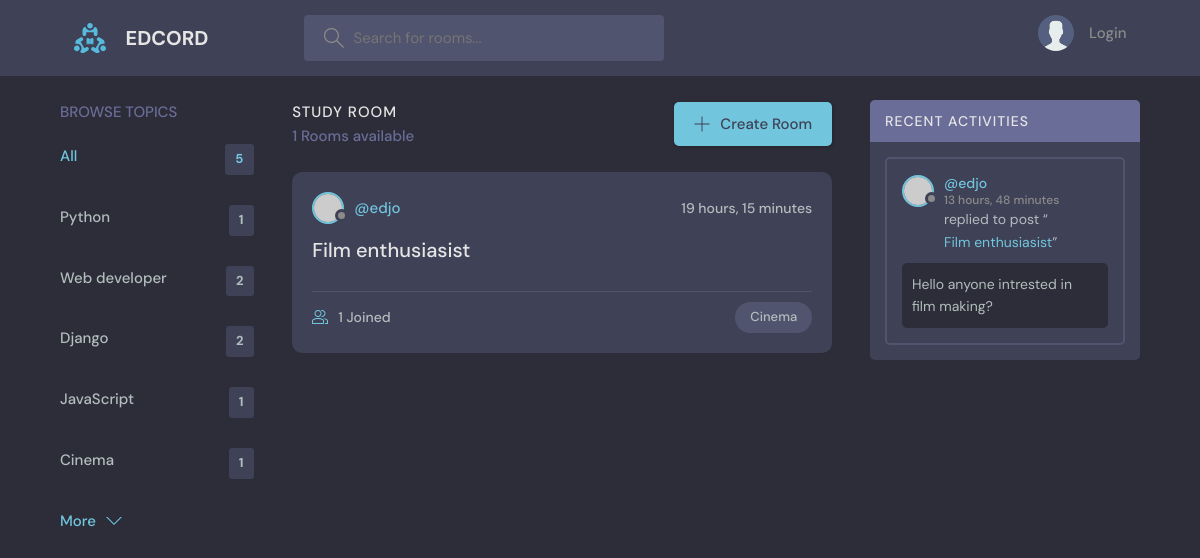
/?q=Cinema, run on an earlier commit of the app's database.
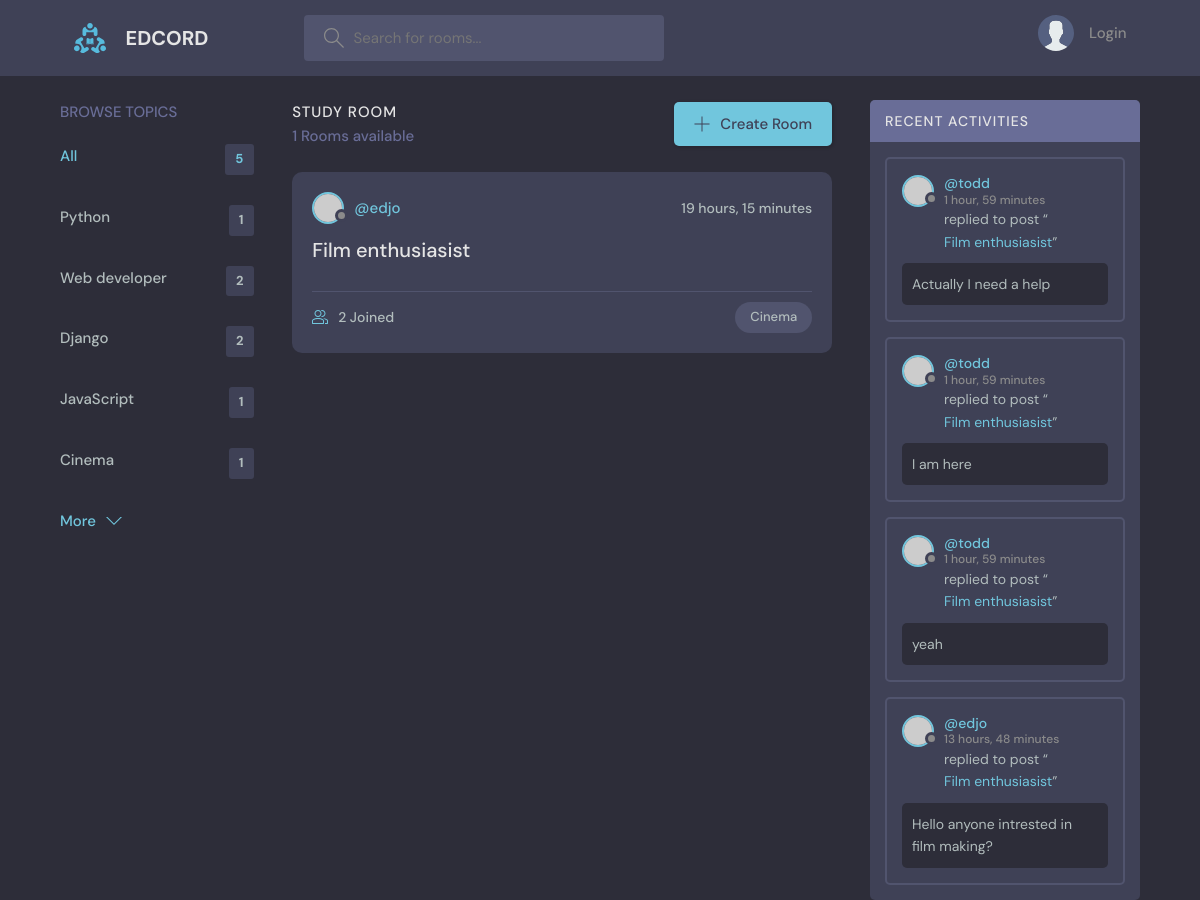
And on a later commit of the database.
### base/models.py (models this page shows, shortened)
class Topic(models.Model):
    name=models.CharField(max_length=200)

class Room(models.Model):
    host=models.ForeignKey(User,on_delete=SET_NULL,null=True)
    topic=models.ForeignKey(Topic,on_delete=CASCADE,null=True)
    name=models.CharField(max_length=200)
    description=models.TextField(null=True,blank=True)
    participants=models.ManyToManyField(User,related_name='participants',blank=True)
    updated=models.DateTimeField(auto_now=True)
    created=models.DateTimeField(auto_now_add=True)
    def __str__(self):
        return self.name
    class Meta:
        ordering=['-updated','-created']

class Message(models.Model):
    user=models.ForeignKey(User,on_delete=CASCADE)
    room=models.ForeignKey(Room,on_delete=CASCADE)
    body=models.TextField()
    updated=models.DateTimeField(auto_now=True)
    created=models.DateTimeField(auto_now_add=True)
    class Meta:
        ordering=['-updated','-created']
    def __str__(self):
        return self.body[0:50]

### base/views.py (the view)
# urls.py: path('',views.home,name='home'),
def home(request):
    q = request.GET.get('q') if request.GET.get('q') != None else ''
    rooms = Room.objects.filter(
        Q(topic__name__icontains=q) |
        Q(name__icontains=q) |
        Q(description__icontains=q)
    )
    room_messages = Message.objects.filter(Q(room__topic__name__icontains=q)
                                           )
    room_count = rooms.count()
    topics = Topic.objects.all()[0:5]
    context = {'rooms': rooms, 'topics': topics,
               'room_count': room_count, 'room_messages': room_messages}
    return render(request, 'base/home.html', context)

### base/templates/base/home.html (shortened to what this page needs)
{% extends 'main.html' %}
{% block content %}
<main class="layout layout--3">
  <div class="container">
    {% include 'base/topic_component.html' %}
    <div class="roomList">
      <div class="roomList__header">
        <div>
          <h2>Study Room</h2>
          <p>{{room_count}} Rooms available</p>
        </div>
        <a class="btn btn--main" href="{% url 'create-room' %}">
          <svg
            version="1.1"
            xmlns="http://www.w3.org/2000/svg"
            width="32"
            height="32"
            viewBox="0 0 32 32"
          >
            <title>add</title>
            <path
              d="M16.943 0.943h-1.885v14.115h-14.115v1.885h14.115v14.115h1.885v-14.115h14.115v-1.885h-14.115v-14.115z"
            ></path>
          </svg>
          Create Room
        </a>
      </div>
      {% include 'base/feed_component.html' %}
    </div>
      {% include 'base/activity_component.html' %}
    </div>
</main>
{% endblock %}

### base/templates/base/topic_component.html
    <div class="topics">
      <div class="topics__header">
        <h2>Browse Topics</h2>
      </div>
      <ul class="topics__list">
        <li>
          <a href="{% url 'home' %}" class="active">All <span>{{topics.count}}</span></a>
        </li>
        {% for topic in topics%}
        <li>
          <a href="{% url 'home' %}?q={{topic.name}}">{{topic.name}} <span>{{topic.room_set.all.count}}</span></a>
        </li>
        {% endfor %}
      </ul>
      <a class="btn btn--link" href="{% url 'topics' %}">
        More
        <svg
          version="1.1"
          xmlns="http://www.w3.org/2000/svg"
          width="32"
          height="32"
          viewBox="0 0 32 32"
        >
          <title>chevron-down</title>
          <path d="M16 21l-13-13h-3l16 16 16-16h-3l-13 13z"></path>
        </svg>
      </a>
    </div>

### base/templates/base/feed_component.html (shortened to what this page needs)
{% for room in rooms%}
<div class="roomListRoom">
  <div class="roomListRoom__header">
    <a
      href="{% url 'user-profile' room.host.id %}"
      class="roomListRoom__author"
    >
      <div class="avatar avatar--small">
        <img src="https://randomuser.me/api/portraits/women/11.jpg" />
      </div>
      <span>@{{room.host.username}}</span>
    </a>
    <div class="roomListRoom__actions">
      <span>{{room.created|timesince}}</span>
    </div>
  </div>
  <div class="roomListRoom__content">
    <a href="{% url 'room' room.id %}">{{room.name}}</a>
  </div>
  <div class="roomListRoom__meta">
    <a href="{% url 'room' room.id %}" class="roomListRoom__joined">
      {{room.participants.all.count}} Joined
    </a>
    <p class="roomListRoom__topic">{{room.topic.name}}</p>
  </div>
</div>
{% endfor %}

### base/templates/base/activity_component.html (shortened to what this page needs)
<div class="activities">
    <div class="activities__header">
      <h2>Recent Activities</h2>
    </div>
{% for message in room_messages %}
<div class="activities__box">
    <div class="activities__boxHeader roomListRoom__header">
      <a href="{% url 'user-profile' message.user.id %}" class="roomListRoom__author">
        <div class="avatar avatar--small">
          <img src="https://randomuser.me/api/portraits/women/11.jpg" />
        </div>
        <p>
          @{{message.user}}
          <span>{{message.created|timesince}}</span>
        </p>
      </a>
    </div>
    <div class="activities__boxContent">
      <p>
        replied to post “<a href="{% url 'room' message.room.id %}">{{message.room}}</a
        >”
      </p>
      <div class="activities__boxRoomContent">
        {{message.body}}
      </div>
    </div>
  </div>
{% endfor %}
</div>

What changed in the data, as far as the page shows it:
computed for Room "Film enthusiasist": participants.all.count "1" → "2"
added Message: user "todd", created "1 hour, 59 minutes", room "Film enthusiasist", body "Actually I need a help"
added Message: user "todd", created "1 hour, 59 minutes", room "Film enthusiasist", body "I am here"
added Message: user "todd", created "1 hour, 59 minutes", room "Film enthusiasist", body "yeah"
